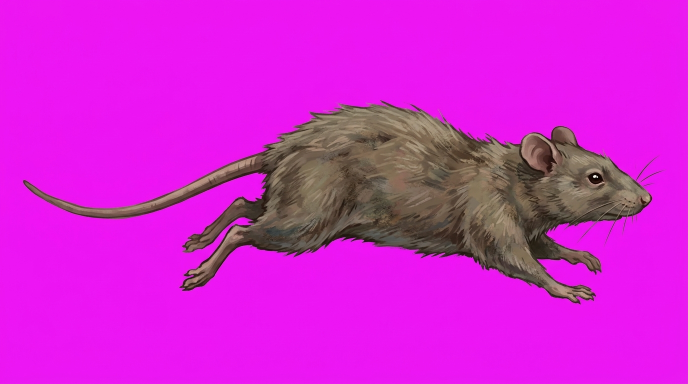
#> input picture scripts/steam-rat-raw.png, 1376 x 768 px (shown at 1/2 size)
$ python -i gen_steam_rat.py   (imports and definitions only)
#> lines starting #> are read from the running program, lines starting #| are printed output that depends on the picture
"""Generate a tiny workshop rat sprite (side view, mid-scurry) for the
steampunk floor corner. Keyed from the sampled corner color (the model often
returns muted magenta instead of pure #FF00FF)."""
import asyncio
import base64
import os
import sys

from dotenv import load_dotenv
from emergentintegrations.llm.chat import LlmChat, UserMessage
from PIL import Image, ImageEnhance, ImageFilter

# [1 line not run here, left out]

PROMPT = (
    "A small scruffy grey-brown RAT in mid-scurry, full side view, running "
    "to the RIGHT: body stretched low to the ground, front and hind legs "
    "extended mid-stride, long thin bald tail trailing straight behind, "
    "small rounded ears, whiskers, tiny beady dark eye. Slightly grimy "
    "workshop rat with dusty matted fur, dark muted palette suited to a "
    "dim steampunk factory, painterly digital art. The rat is shown "
    "COMPLETELY ALONE, centered, filling most of the frame, WIDE LANDSCAPE "
    "composition, on a PERFECTLY FLAT SOLID PURE MAGENTA background "
    "(#FF00FF) with no gradient, no shadow cast on the background, no "
    "floor, no text, no watermark, no border."
)


def key_alpha(src, out):
#> called with src = 'steam-rat-raw.png', out = 'out.png'
    im = Image.open(src).convert("RGBA")
    w, h = im.size
#> w = 1376; h = 768
    px = im.load()
    bgc = px[5, 5][:3]
#> bgc = (236, 20, 241)

    def is_bg(rgb, tol=48):
        return all(abs(rgb[i] - bgc[i]) <= tol for i in range(3))

    stack = [(x, y) for x in range(w) for y in (0, h - 1)] + [(x, y) for y in range(h) for x in (0, w - 1)]
    visited = set()
    while stack:
        x, y = stack.pop()
        if (x, y) in visited or not (0 <= x < w and 0 <= y < h):
            continue
        p = px[x, y]
        if not is_bg(p):
            continue
        visited.add((x, y))
        px[x, y] = (p[0], p[1], p[2], 0)
        stack.extend([(x + 1, y), (x - 1, y), (x, y + 1), (x, y - 1)])
#> this loop made 3374732 passes
#> p on passes 1 to 3: (229, 62, 227, 255), (222, 52, 221, 255), (226, 49, 228, 255)
#> after the loop, stack = []; visited = 842611 items
    a = im.split()[3].filter(ImageFilter.GaussianBlur(1.0))
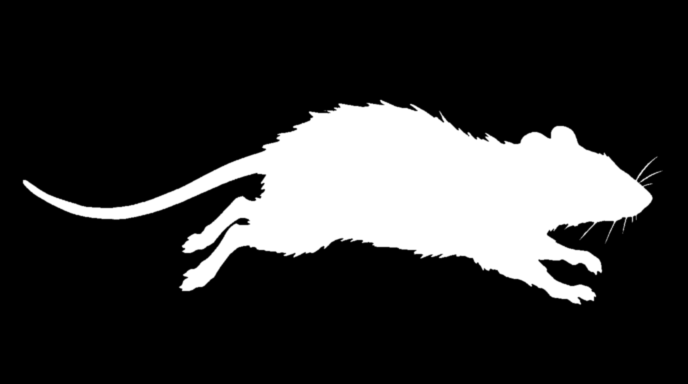
#> a: PIL image 1376x768 L (shown at 1/2 size); min 0, max 255, mean 51.7
    im.putalpha(a)
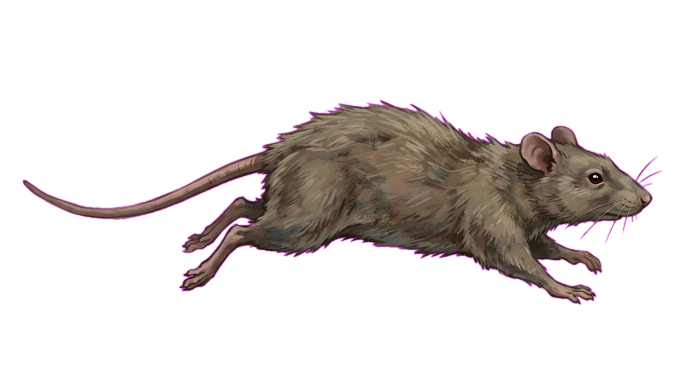
#> im: PIL image 1376x768 RGBA (shown at 1/2 size); mean R, G, B, A 210.4, 34.7, 209.2, 51.7; transparent parts drawn white
    px = im.load()
    for y in range(h):
        for x in range(w):
            r, g, b, al = px[x, y]
            if al == 0:
                continue
            if is_bg((r, g, b), 60):
                px[x, y] = (r, g, b, 0)
            elif al < 255 and r > g + 45 and b > g + 30:
                m = (r + g + b) // 3
                px[x, y] = (m, m, m, al)
    bbox = im.getbbox()
#> bbox = (46, 200, 1323, 609)
    if bbox:
        im = im.crop(bbox)
#> im: PIL image 1277x409 RGBA
    # sink into the dim room
    alpha = im.split()[3]
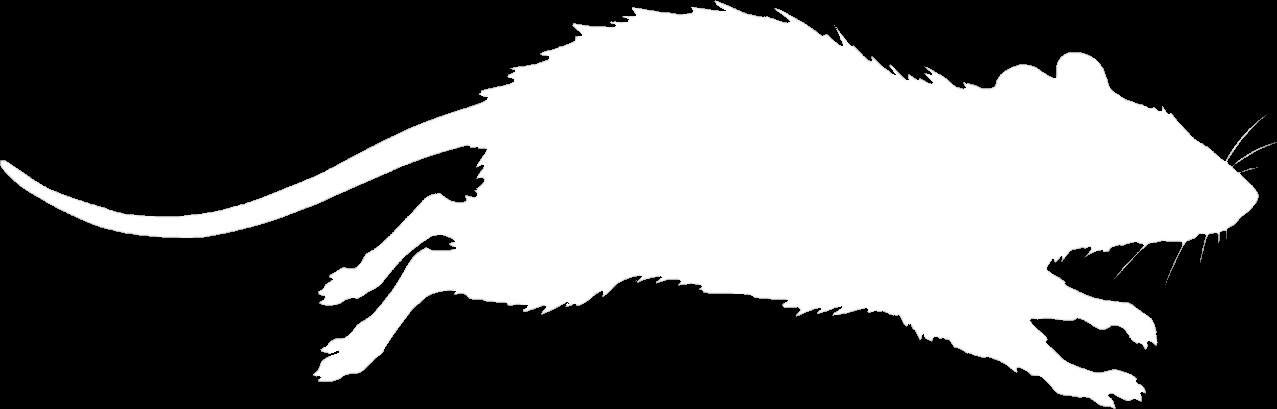
#> alpha: PIL image 1277x409 L; min 0, max 255, mean 103
    rgb = im.convert("RGB")
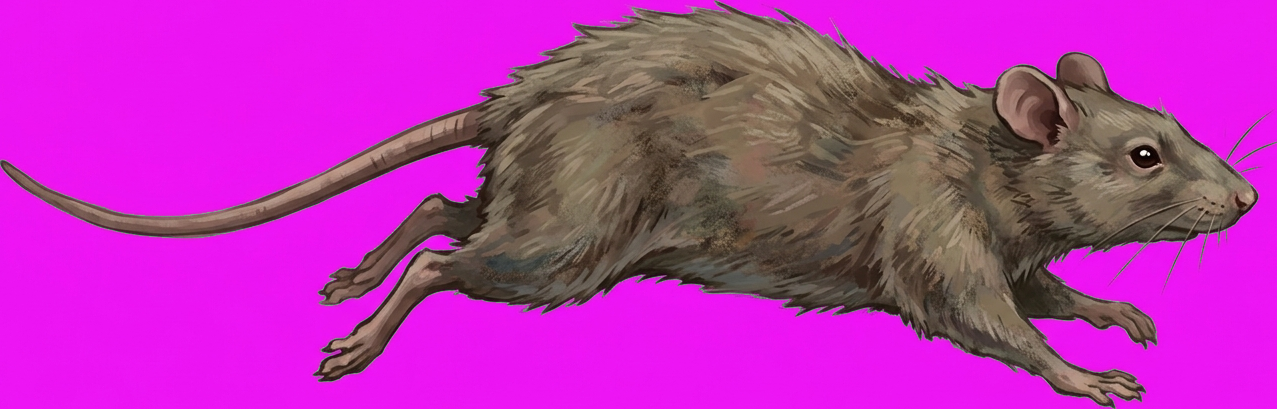
#> rgb: PIL image 1277x409 RGB; mean R, G, B 183.3, 49.1, 174.3
    rgb = ImageEnhance.Color(rgb).enhance(0.8)
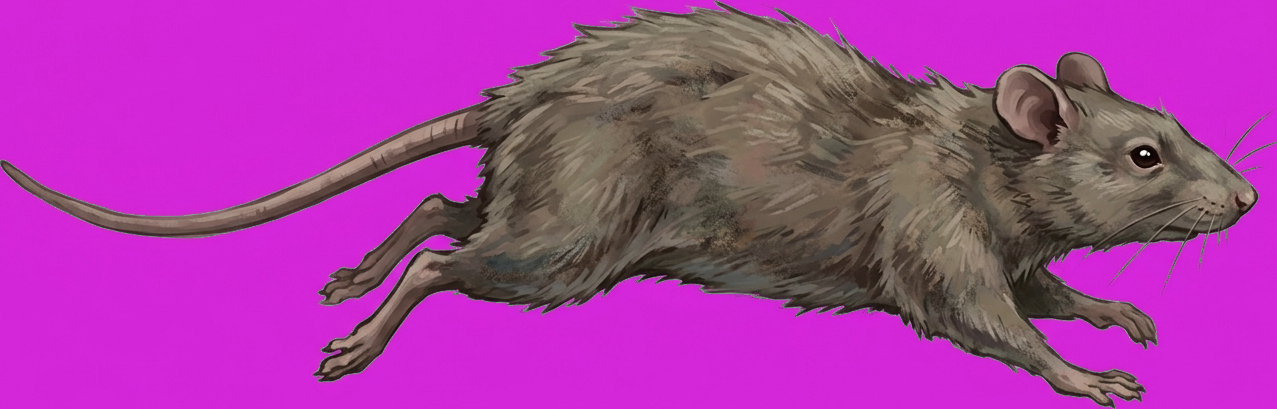
#> rgb: PIL image 1277x409 RGB; mean R, G, B 166.8, 59.7, 159.7
    rgb = ImageEnhance.Brightness(rgb).enhance(0.8)
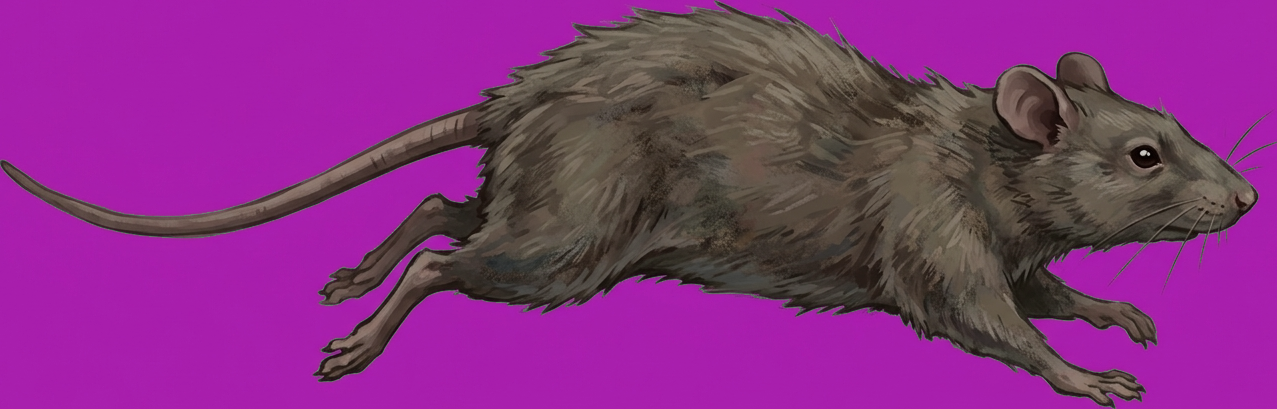
#> rgb: PIL image 1277x409 RGB; mean R, G, B 133.1, 47.4, 127.3
    im = rgb.convert("RGBA")
    im.putalpha(alpha)
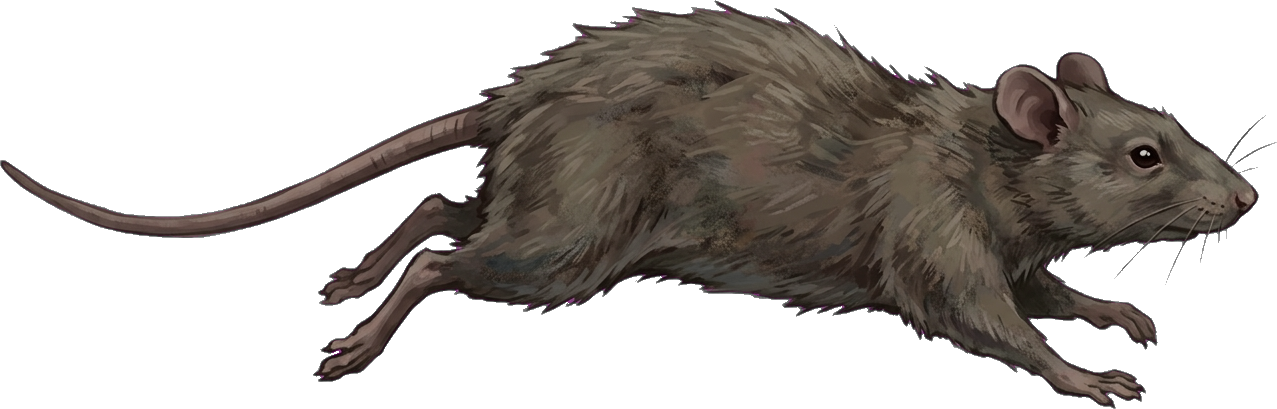
#> im: PIL image 1277x409 RGBA; mean R, G, B, A 133.1, 47.4, 127.3, 103; transparent parts drawn white
    im.save(out)
    print(f"keyed -> {out} ({im.size})")
#| keyed -> out.png ((1277, 409))


# [24 lines not run here, left out]

>>> result = key_alpha('steam-rat-raw.png', 'out.png')
